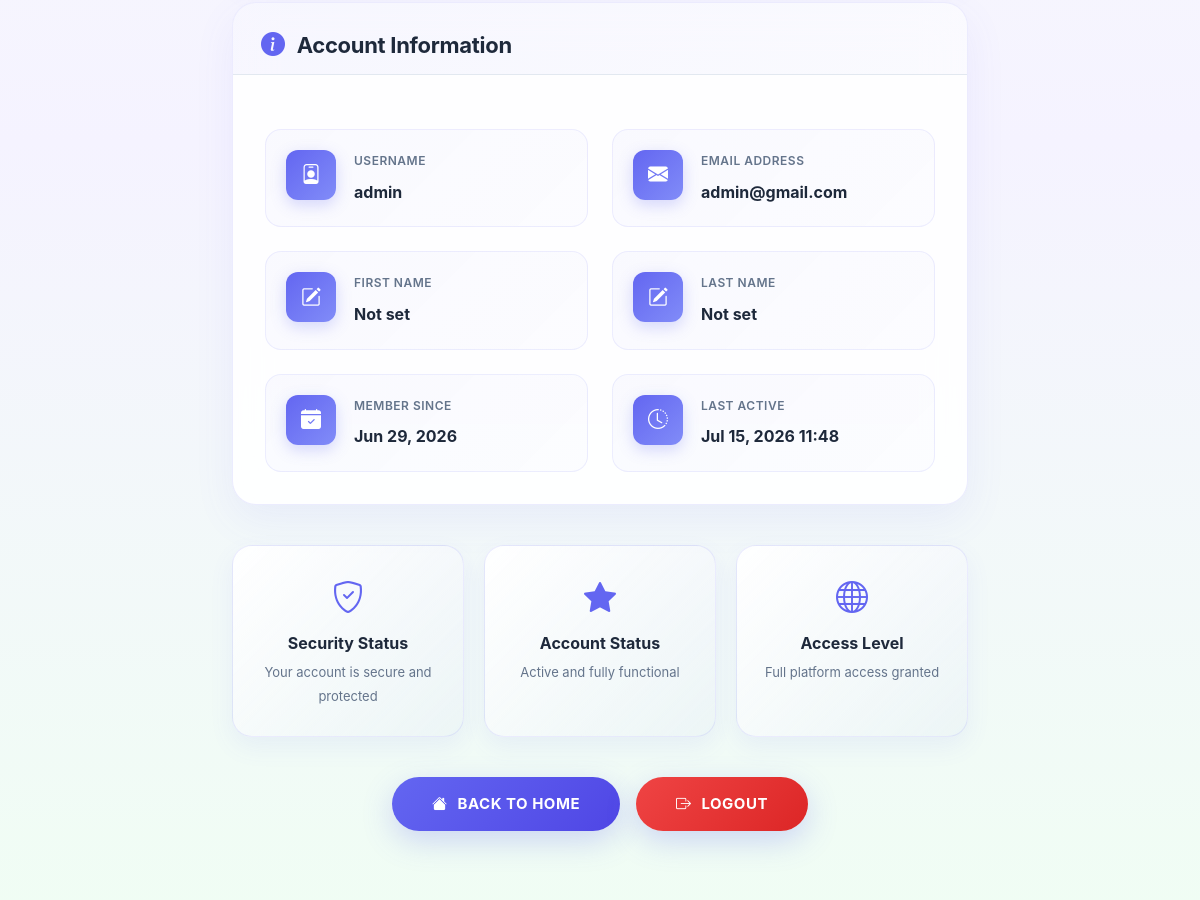
Page /accounts/profile/ (signed in, middle part) on the earlier database version.
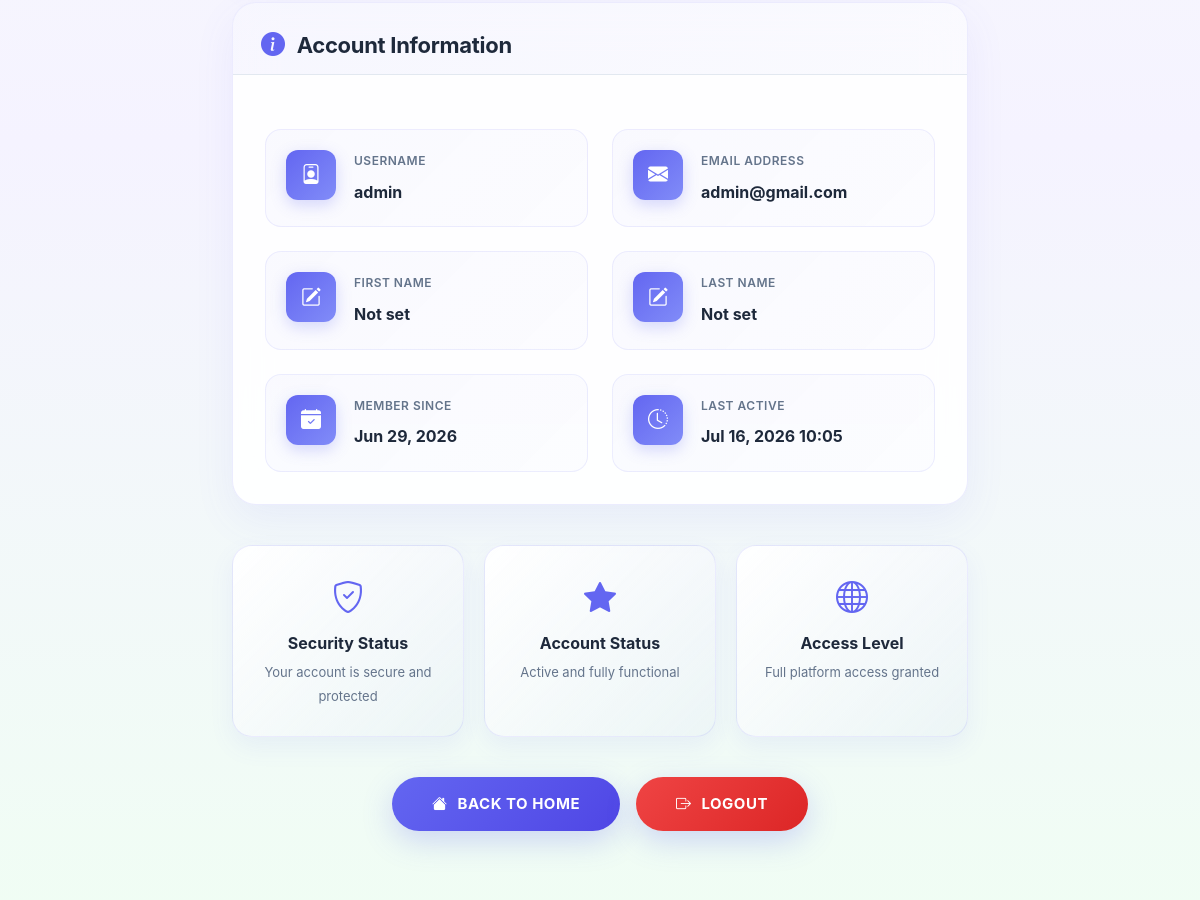
Same page on the later database version.
### accounts/models.py (models this page shows, shortened)
class CustomUser(AbstractUser):
    email = models.EmailField(unique=True)
    phone = models.CharField(max_length=15, blank=True)
    address = models.TextField(blank=True)

### accounts/templates/accounts/profile.html (shortened to what this page needs)
{% extends "core/base.html" %}
{% load static %}
{% block extra_css %}
<link rel="stylesheet" href="{% static 'core/css/style.css' %}">
<link rel="stylesheet" href="{% static 'core/css/profile.css' %}">
<link rel="stylesheet" href="https://cdn.jsdelivr.net/npm/bootstrap-icons@1.11.3/font/bootstrap-icons.min.css">
{% endblock %}
{% block content %}
<div class="background-animation">
    <div class="bg-circle bg-circle-2"></div>
    <div class="bg-circle bg-circle-3"></div>
</div>
<section class="profile-section">
    <div class="container">
        <div class="row justify-content-center">
            <div class="col-lg-8">
                <div class="profile-details-card">
                    <div class="card-header-custom">
                        <h2 class="section-title">
                            <i class="bi bi-info-circle-fill"></i>
                            Account Information
                        </h2>
                    </div>
                    <div class="card-body-custom">
                        <div class="profile-info-grid">
                            <div class="info-item">
                                <div class="info-icon">
                                    <i class="bi bi-person-badge"></i>
                                </div>
                                <div class="info-content">
                                    <p class="info-label">Username</p>
                                    <p class="info-value">{{ user.username }}</p>
                                </div>
                            </div>
                            <div class="info-item">
                                <div class="info-icon">
                                    <i class="bi bi-envelope-fill"></i>
                                </div>
                                <div class="info-content">
                                    <p class="info-label">Email Address</p>
                                    <p class="info-value">{{ user.email }}</p>
                                </div>
                            </div>
                            <div class="info-item">
                                <div class="info-icon">
                                    <i class="bi bi-pencil-square"></i>
                                </div>
                                <div class="info-content">
                                    <p class="info-label">First Name</p>
                                    <p class="info-value">{{ user.first_name|default:"Not set" }}</p>
                                </div>
                            </div>
                            <div class="info-item">
                                <div class="info-icon">
                                    <i class="bi bi-pencil-square"></i>
                                </div>
                                <div class="info-content">
                                    <p class="info-label">Last Name</p>
                                    <p class="info-value">{{ user.last_name|default:"Not set" }}</p>
                                </div>
                            </div>
                            <div class="info-item">
                                <div class="info-icon">
                                    <i class="bi bi-calendar-check-fill"></i>
                                </div>
                                <div class="info-content">
                                    <p class="info-label">Member Since</p>
                                    <p class="info-value">{{ user.date_joined|date:"M d, Y" }}</p>
                                </div>
                            </div>
                            <div class="info-item">
                                <div class="info-icon">
                                    <i class="bi bi-clock-history"></i>
                                </div>
                                <div class="info-content">
                                    <p class="info-label">Last Active</p>
                                    <p class="info-value">{{ user.last_login|date:"M d, Y H:i"|default:"Just now" }}</p>
                                </div>
                            </div>
                        </div>
                    </div>
                </div>
                <div class="additional-info-card">
                    <div class="info-box">
                        <i class="bi bi-shield-check"></i>
                        <h3>Security Status</h3>
                        <p>Your account is secure and protected</p>
                    </div>
                    <div class="info-box">
                        <i class="bi bi-star-fill"></i>
                        <h3>Account Status</h3>
                        <p>Active and fully functional</p>
                    </div>
                    <div class="info-box">
                        <i class="bi bi-globe"></i>
                        <h3>Access Level</h3>
                        <p>Full platform access granted</p>
                    </div>
                </div>
                <div class="action-buttons">
                    <a href="{% url 'home' %}" class="btn-action btn-primary">
                        <i class="bi bi-house-fill"></i>
                        Back to Home
                    </a>
                    <a href="{% url 'logout' %}" class="btn-action btn-logout">
                        <i class="bi bi-box-arrow-right"></i>
                        Logout
                    </a>
                </div>
            </div>
        </div>
    </div>
</section>
{% endblock %}

### core/templates/core/base.html (shortened to what this page needs)
<!DOCTYPE html>
<html lang="en">
<head>
    <link
        href="https://cdn.jsdelivr.net/npm/bootstrap@5.3.7/dist/css/bootstrap.min.css"
        rel="stylesheet">
    <link
        rel="stylesheet"
        href="https://cdn.jsdelivr.net/npm/bootstrap-icons@1.13.1/font/bootstrap-icons.min.css">
    {% block extra_css %}
    {% endblock %}
</head>
<body>
    {% include "core/navbar.html" %}
    <main>
        {% block content %}
        {% endblock %}
    </main>
</body>
</html>

### core/templates/core/navbar.html (shortened to what this page needs)
{% load static %}
<link rel="stylesheet" href="{% static 'core/css/style.css' %}">

### core/static/core/css/style.css (style rules this page uses)
:root { --primary-color: #6366f1; --primary-dark: #4f46e5; --primary-light: #818cf8; --success-color: #10b981; --success-light: #d1fae5; --error-color: #ef4444; --background: #f8fafc; --surface: #ffffff; --text-primary: #1e293b; --text-secondary: #64748b; --border-color: #e2e8f0; --input-background: #f9fafb; --resend-background: #f0f9ff; --error-background: rgba(239, 68, 68, 0.05); --focus-shadow: rgba(99, 102, 241, 0.1); --dark-bg: #0f172a; --dark-surface: #1e293b; --dark-text-primary: #f1f5f9; --dark-text-secondary: #cbd5e1; --dark-border: #334155; --shadow-md: 0 4px 6px -1px rgba(0, 0, 0, 0.1); --shadow-lg: 0 10px 15px -3px rgba(0, 0, 0, 0.1); --shadow-xl: 0 20px 25px -5px rgba(0, 0, 0, 0.1); --transition: all 0.3s cubic-bezier(0.4, 0, 0.2, 1); }
* { margin: 0; padding: 0; box-sizing: border-box; }
html { scroll-behavior: smooth; }
body { font-family: "Inter", -apple-system, BlinkMacSystemFont, "Segoe UI", "Roboto", sans-serif; background: var(--background); color: var(--text-primary); overflow-x: hidden; }
h1, h2, h3, h4, h5, h6 { color: var(--text-primary); font-weight: 700; }
p { color: var(--text-secondary); line-height: 1.8; }
a { text-decoration: none; color: var(--primary-color); transition: var(--transition); }
.background-animation { position: fixed; top: 0; left: 0; width: 100vw; height: 100vh; z-index: -1; overflow: hidden; }
.bg-circle { position: absolute; border-radius: 50%; opacity: 0.08; animation: float 20s infinite ease-in-out; }
.bg-circle-2 { width: 250px; height: 250px; background: var(--primary-light); bottom: -50px; right: -50px; animation-delay: 3s; }
.bg-circle-3 { width: 200px; height: 200px; background: var(--success-color); top: 50%; left: 10%; animation-delay: 6s; }
.container { position: relative; z-index: 2; }
.card-header-custom { font-size: 20px; font-weight: 700; color: var(--text-primary); margin-bottom: 22px; padding-bottom: 14px; border-bottom: 1px solid var(--border-color); }

Differences in the rows shown:
changed CustomUser "admin": last_login "Jul 15, 2026 11:48" → "Jul 16, 2026 10:05"
